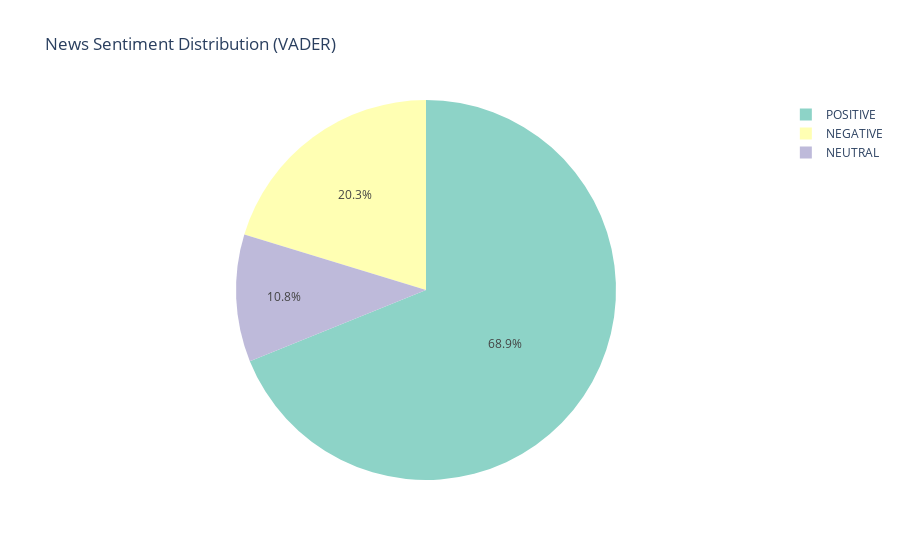
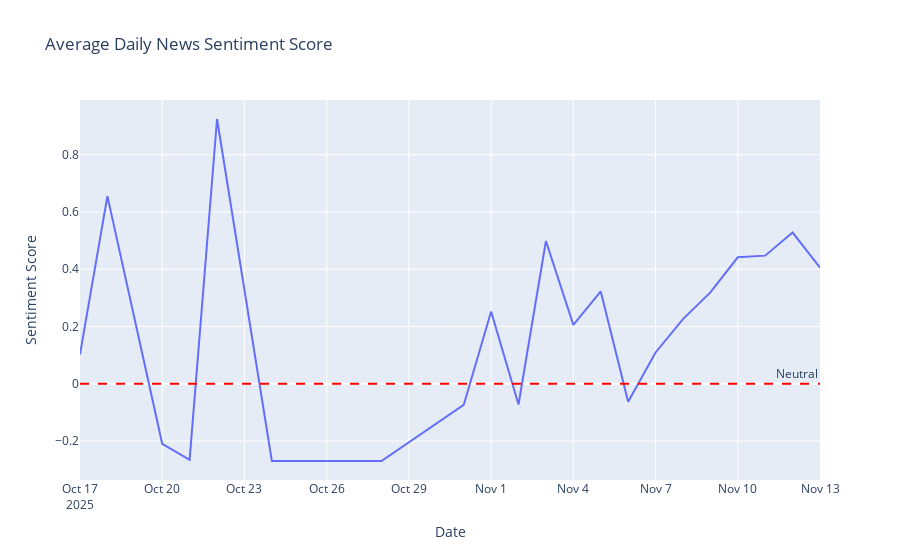

Write notebook code for charts like these, in order.
### Markdown cell above
## 4. Sentiment Analysis

If news data is available, let's analyze the sentiment of financial news.

### Code cell
# Perform sentiment analysis on news data
try:
    if 'news_data' in locals() and not news_data.empty:
        print("Analyzing news sentiment...")
        
        # Check if SentimentAnalyzer is available
        if 'SentimentAnalyzer' in globals():
            # Initialize sentiment analyzer
            sentiment_analyzer = SentimentAnalyzer(['vader', 'textblob'])
            
            # Perform sentiment analysis
            news_with_sentiment = sentiment_analyzer.analyze_dataframe(news_data)
            print(f"Added sentiment features. Shape: {news_with_sentiment.shape}")
            
            # Show sentiment distribution
            if 'vader_label' in news_with_sentiment.columns:
                print("\n VADER Sentiment Distribution:")
                vader_counts = news_with_sentiment['vader_label'].value_counts()
                print(vader_counts)
                
                # Create sentiment pie chart
                fig = px.pie(
                    values=vader_counts.values, 
                    names=vader_counts.index,
                    title="News Sentiment Distribution (VADER)",
                    color_discrete_sequence=px.colors.qualitative.Set3
                )
                fig.show()
            
            # Show sentiment over time
            if 'date' in news_with_sentiment.columns and 'vader_compound' in news_with_sentiment.columns:
                daily_sentiment = news_with_sentiment.groupby('date')['vader_compound'].mean().reset_index()
                
                fig = px.line(
                    daily_sentiment, 
                    x='date', 
                    y='vader_compound',
                    title='Average Daily News Sentiment Score',
                    labels={'vader_compound': 'Sentiment Score', 'date': 'Date'}
                )
                fig.add_hline(y=0, line_dash="dash", line_color="red", annotation_text="Neutral")
                fig.show()
            
            # Sample sentiment analysis results
            print("\n📰 Sample News with Sentiment:")
            sample_cols = ['title', 'vader_label', 'vader_compound', 'textblob_label', 'textblob_polarity']
            available_cols = [col for col in sample_cols if col in news_with_sentiment.columns]
            display(news_with_sentiment[available_cols].head())
            
        else:
            print("SentimentAnalyzer not available")
            print(" Please run cell 2 first to import SentimentAnalyzer")
            print(" Creating basic sentiment analysis fallback...")
            
            # Basic sentiment analysis fallback using VADER only
            try:
                from vaderSentiment.vaderSentiment import SentimentIntensityAnalyzer
                import pandas as pd
                
                analyzer = SentimentIntensityAnalyzer()
                news_with_sentiment = news_data.copy()
                
                # Apply VADER sentiment to each news item
                sentiments = []
                for text in news_data['title'].fillna(''):
                    if text:
                        scores = analyzer.polarity_scores(text)
                        sentiments.append({
                            'vader_compound': scores['compound'],
                            'vader_pos': scores['pos'],
                            'vader_neu': scores['neu'], 
                            'vader_neg': scores['neg']
                        })
                    else:
                        sentiments.append({
                            'vader_compound': 0.0,
                            'vader_pos': 0.0,
                            'vader_neu': 1.0,
                            'vader_neg': 0.0
                        })
                
                # Add sentiment scores to dataframe
                sentiment_df = pd.DataFrame(sentiments)
                news_with_sentiment = pd.concat([news_with_sentiment, sentiment_df], axis=1)
                
                # Add sentiment labels
                news_with_sentiment['vader_label'] = news_with_sentiment['vader_compound'].apply(
                    lambda x: 'positive' if x >= 0.05 else 'negative' if x <= -0.05 else 'neutral'
                )
                
                print(f" Basic sentiment analysis completed. Shape: {news_with_sentiment.shape}")
                print(f" Sentiment distribution: {news_with_sentiment['vader_label'].value_counts().to_dict()}")
                
                # Show sample results
                print("\n Sample News with Basic Sentiment:")
                display(news_with_sentiment[['title', 'vader_label', 'vader_compound']].head())
                
            except ImportError:
                print(" VADER sentiment library not available")
                print(" Install with: pip install vaderSentiment")
                import pandas as pd
                news_with_sentiment = pd.DataFrame()
        
    else:
        print(" No news data available for sentiment analysis")
        print(" To enable news sentiment analysis:")
        print(" 1. Make sure the news collection cell ran successfully")
        print(" 2. Check API keys in .env file")
        print(" 3. Re-run the news collection cell")
        
        # Create empty sentiment data for demonstration
        import pandas as pd
        news_with_sentiment = pd.DataFrame()
        
except NameError as e:
    print(f" Import error: {e}")
    print(" Please run cell 2 first to import all required modules")
    import pandas as pd
    news_with_sentiment = pd.DataFrame()
    
except Exception as e:
    print(f"Error in sentiment analysis: {e}")
    import pandas as pd
    news_with_sentiment = pd.DataFrame()

### Figure 1 — Plotly figure (JSON) as saved in the notebook; plotly's stock layout.template omitted (floating-point values rounded to 4 significant figures)
{"data": [{"domain": {"x": [0, 1], "y": [0, 1]}, "hovertemplate": "label=%{label}<br>value=%{value}<extra></extra>", "labels": ["POSITIVE", "NEGATIVE", "NEUTRAL"], "legendgroup": "", "name": "", "showlegend": true, "type": "pie", "values": [248, 73, 39]}], "layout": {"legend": {"tracegroupgap": 0}, "piecolorway": ["rgb(141,211,199)", "rgb(255,255,179)", "rgb(190,186,218)", "rgb(251,128,114)", "rgb(128,177,211)", "rgb(253,180,98)", "rgb(179,222,105)", "rgb(252,205,229)", "rgb(217,217,217)", "rgb(188,128,189)", "rgb(204,235,197)", "rgb(255,237,111)"], "title": {"text": "News Sentiment Distribution (VADER)"}}}

### Figure 2 — Plotly figure (JSON) as saved in the notebook; plotly's stock layout.template omitted (floating-point values rounded to 4 significant figures)
{"data": [{"hovertemplate": "Date=%{x}<br>Sentiment Score=%{y}<extra></extra>", "legendgroup": "", "line": {"color": "#636efa", "dash": "solid"}, "marker": {"symbol": "circle"}, "mode": "lines", "name": "", "orientation": "v", "showlegend": false, "type": "scatter", "x": ["2025-10-17", "2025-10-18", "2025-10-20", "2025-10-21", "2025-10-22", "2025-10-24", "2025-10-28", "2025-10-31", "2025-11-01", "2025-11-02", "2025-11-03", "2025-11-04", "2025-11-05", "2025-11-06", "2025-11-07", "2025-11-08", "2025-11-09", "2025-11-10", "2025-11-11", "2025-11-12", "2025-11-13"], "xaxis": "x", "y": [0.1027, 0.6553, -0.2093, -0.2656, 0.9246, -0.2695, -0.2695, -0.0738, 0.2522, -0.07211, 0.4986, 0.206, 0.3227, -0.06274, 0.1094, 0.2261, 0.3191, 0.4418, 0.4475, 0.5282, 0.4055], "yaxis": "y"}], "layout": {"annotations": [{"showarrow": false, "text": "Neutral", "x": 1, "xanchor": "right", "xref": "x domain", "y": 0, "yanchor": "bottom", "yref": "y"}], "legend": {"tracegroupgap": 0}, "shapes": [{"line": {"color": "red", "dash": "dash"}, "type": "line", "x0": 0, "x1": 1, "xref": "x domain", "y0": 0, "y1": 0, "yref": "y"}], "title": {"text": "Average Daily News Sentiment Score"}, "xaxis": {"anchor": "y", "domain": [0, 1], "title": {"text": "Date"}}, "yaxis": {"anchor": "x", "domain": [0, 1], "title": {"text": "Sentiment Score"}}}}
